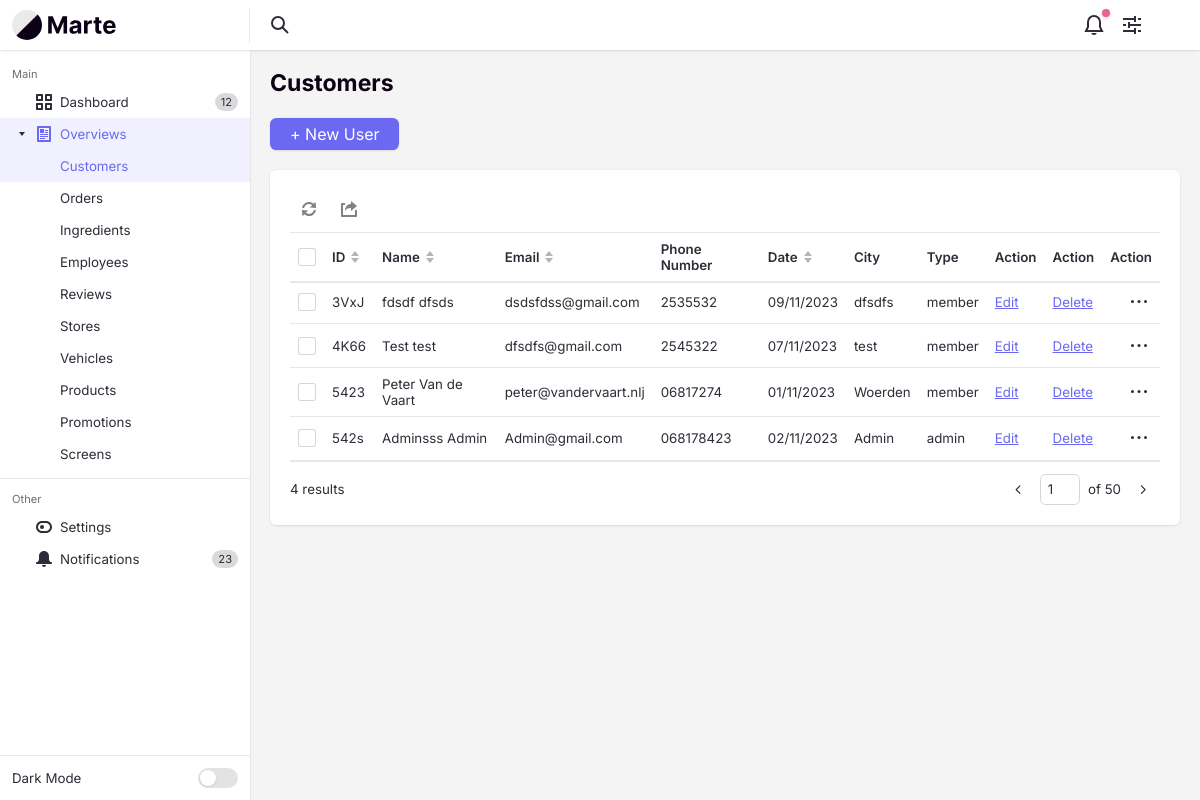
/customercontroller/overview/, run on the app's committed database.
### tables this page shows
CREATE TABLE `customers` (
  `customerId` varchar(4) NOT NULL,
  `customerFirstName` varchar(255) NOT NULL,
  `customerLastName` varchar(255) NOT NULL,
  `customerStreetName` varchar(255) NOT NULL,
  `customerZipCode` varchar(10) NOT NULL,
  `customerCity` varchar(50) NOT NULL,
  `customerEmail` varchar(255) NOT NULL,
  `customerPhone` varchar(255) NOT NULL,
  `customerType` enum('member','guest','admin') NOT NULL,
  `customerIsActive` tinyint(1) NOT NULL DEFAULT 1,
  `customerCreateDate` int(10) NOT NULL
);

### app/controllers/CustomerController.php (called while the page is built, shortened)
<?php
class CustomerController extends Controller
{
    private $customerModel;
    public function __construct()
    {
        $this->customerModel = $this->model('CustomerModel');
    }
    public function overview()
    {
        $customers = $this->customerModel->getCustomers();
        $countCustomers = count($this->customerModel->getCustomers());
        $data = [
            'customers' => $customers,
            'countCustomers' => $countCustomers,
        ];
        $this->view('backend/customer/overview', $data);
    }
}

### app/libraries/Core.php (called while the page is built, shortened)
<?php
class Core
{
    protected $currentMethod = 'index';
    public function __construct()
    {
        $url = $this->getUrl();
        $this->currentController = new $this->currentController();
        if (isset($url[1])) {
            if (method_exists($this->currentController, $url[1])) {
                $this->currentMethod = $url[1];
            } else if (!empty($url[1])) {
                require APPROOT . '/views/includes/404.php';
                exit;
            }
        }
        $this->params = $url ? [$url[2]] : [];
        call_user_func_array([$this->currentController, $this->currentMethod], $this->params);
    }
    public function getUrl()
    {
        $incoming = $_SERVER['REQUEST_URI'];
        $incoming = str_replace("/pizzapalacebackend/", "", $incoming);
        $incoming = trim($incoming, "/");
        $url = filter_var($incoming, FILTER_SANITIZE_URL);
        $url = explode('/', $url);
        $urlController = $url[0];
        $urlAction = "";
        if (array_key_exists(1, $url)) {
            $urlAction = explode('?', $url[1])[0];
        }
        $urlSlug = $url;
        $output = [$urlController, $urlAction, $urlSlug];
        return $output;
    }
}

### app/require.php (called while the page is built, shortened)
<?php
  require_once 'libraries/Core.php';
  require_once 'libraries/Controller.php';
  require_once 'libraries/Database.php';
  $init = new Core();

### public/index.php (called while the page is built)
<?php
  require_once '../app/require.php';
?>

### app/libraries/Database.php (called while the page is built, shortened)
<?php
  class Database {
    private $dbHost = DB_HOST;
    private $dbUser = DB_USER;
    private $dbPass = DB_PASS;
    private $dbName = DB_NAME;
    private $statement;
    private $dbHandler;
    public function __construct()
    {
      $conn = 'mysql:host=' . $this->dbHost . ";dbname=" . $this->dbName;
      $options = array(
        PDO::ATTR_PERSISTENT => true,
        PDO::ATTR_ERRMODE => PDO::ERRMODE_EXCEPTION,
        PDO::ATTR_EMULATE_PREPARES => false
      );
      try
      {
        $this->dbHandler = new PDO($conn, $this->dbUser, $this->dbPass, $options);
      }
      catch(PDOException $e) {
        $this->error = $e->getMessage();
        echo $this->error;
      }
    }
    public function query($sql) {
      $this->statement = $this->dbHandler->prepare($sql);
    }
    public function execute() {
      return $this->statement->execute();
    }
    public function resultSet() {
      $this->execute();
      return $this->statement->fetchAll(PDO::FETCH_OBJ);
    }
  }
?>

### app/models/CustomerModel.php (called while the page is built, shortened)
<?php
class CustomerModel
{
    private $db;
    public function __construct()
    {
        $this->db = new Database();
    }
    public function getCustomers()
    {
        $this->db->query("SELECT customerId,
                                 customerFirstName,
                                 customerLastName,
                                 customerStreetName,
                                 customerZipCode,
                                 customerCity,
                                 customerEmail,
                                 customerPhone,
                                 customerType,
                                 customerCreateDate
                                 FROM customers
                                 WHERE customerIsActive = 1");
        return $this->db->resultSet();
    }
}

### app/views/backend/customer/overview.php (the view, shortened to what this page needs)
<?php require APPROOT . '/views/includes/head.php'; ?>
<div class="margin-bottom-md">
    <h1 class="text-lg">Customers</h1>
</div>
<div class="margin-bottom-md">
    <div class="flex flex-wrap gap-sm items-center justify-between">
        <a class="btn btn--primary" href="<?= URLROOT ?>CustomerController/create">+ New User</a>
    </div>
</div>
<div class="bg radius-md padding-md inner-glow shadow-xs">
    <div class="int-table-actions padding-bottom-xxxs border-bottom border-alpha" data-table-controls="interactive-table-1">
        <menu class="menu-bar js-int-table-actions__no-items-selected js-menu-bar">
            <li class="menu-bar__item " role="menuitem">
            </li>
            <li class="menu-bar__item " role="menuitem">
                <svg class="icon menu-bar__icon" aria-hidden="true" viewBox="0 0 16 16">
                    <g>
                        <path d="M15,16H1c-0.6,0-1-0.4-1-1V3c0-0.6,0.4-1,1-1h3v2H2v10h12V9h2v6C16,15.6,15.6,16,15,16z"></path>
                        <path d="M10,3c-3.2,0-6,2.5-6,7c1.1-1.7,2.4-3,6-3v3l6-5l-6-5V3z"></path>
                    </g>
                </svg>
            </li>
        </menu>
    </div>
    <div id="interactive-table-1" class="int-table text-sm js-int-table">
        <div class="int-table__inner">
            <table class="int-table__table" aria-label="Interactive table example">
                <thead class="int-table__header js-int-table__header">
                    <tr class="int-table__row">
                        <td class="int-table__cell">
                            <div class="custom-checkbox int-table__checkbox">
                                <div class="custom-checkbox__control" aria-hidden="true"></div>
                            </div>
                        </td>
                        <th class="int-table__cell int-table__cell--th int-table__cell--sort js-int-table__cell--sort">
                            <div class="flex items-center">
                                <span>ID</span>
                                <svg class="icon icon--xxs margin-left-xxxs int-table__sort-icon" aria-hidden="true" viewBox="0 0 12 12">
                                    <polygon class="arrow-up" points="6 0 10 5 2 5 6 0" />
                                    <polygon class="arrow-down" points="6 12 2 7 10 7 6 12" />
                                </svg>
                            </div>
                        </th>
                        <th class="int-table__cell int-table__cell--th int-table__cell--sort js-int-table__cell--sort">
                            <div class="flex items-center">
                                <span>Name</span>
                                <svg class="icon icon--xxs margin-left-xxxs int-table__sort-icon" aria-hidden="true" viewBox="0 0 12 12">
                                    <polygon class="arrow-up" points="6 0 10 5 2 5 6 0" />
                                    <polygon class="arrow-down" points="6 12 2 7 10 7 6 12" />
                                </svg>
                            </div>
                        </th>
                        <th class="int-table__cell int-table__cell--th int-table__cell--sort js-int-table__cell--sort">
                            <div class="flex items-center">
                                <span>Email</span>
                                <svg class="icon icon--xxs margin-left-xxxs int-table__sort-icon" aria-hidden="true" viewBox="0 0 12 12">
                                    <polygon class="arrow-up" points="6 0 10 5 2 5 6 0" />
                                    <polygon class="arrow-down" points="6 12 2 7 10 7 6 12" />
                                </svg>
                            </div>
                        </th>
                        <th class="int-table__cell int-table__cell--th text-left">
                            Phone Number
                        </th>
                        <th class="int-table__cell int-table__cell--th int-table__cell--sort js-int-table__cell--sort" data-date-format="dd-mm-yyyy">
                            <div class="flex items-center">
                                <span>Date</span>
                                <svg class="icon icon--xxs margin-left-xxxs int-table__sort-icon" aria-hidden="true" viewBox="0 0 12 12">
                                    <polygon class="arrow-up" points="6 0 10 5 2 5 6 0" />
                                    <polygon class="arrow-down" points="6 12 2 7 10 7 6 12" />
                                </svg>
                            </div>
                        </th>
                        <th class="int-table__cell int-table__cell--th text-left">City</th>
                        <th class="int-table__cell int-table__cell--th text-left">Type</th>
                        <th class="int-table__cell int-table__cell--th text-left">
                            Action
                        </th>
                        <th class="int-table__cell int-table__cell--th text-left">
                            Action
                        </th>
                        <th class="int-table__cell int-table__cell--th text-right">Action</th>
                    </tr>
                </thead>
                <tbody class="int-table__body js-int-table__body">
                    <?php foreach ($data['customers'] as $customer) : ?>
                        <tr class="int-table__row">
                            <th class="int-table__cell" scope="row">
                                <div class="custom-checkbox int-table__checkbox">
                                    <div class="custom-checkbox__control" aria-hidden="true"></div>
                                </div>
                            </th>
                            <td class="int-table__cell"><?= $customer->customerId ?></td>
                            <td class="int-table__cell"><?= $customer->customerFirstName . " " . $customer->customerLastName ?></td>
                            <td class="int-table__cell"><?= $customer->customerEmail ?></td>
                            <td class="int-table__cell text-truncate max-width-xxxxs"><?= $customer->customerPhone ?></td>
                            <td class="int-table__cell"><?= date('d/m/Y', $customer->customerCreateDate) ?></td>
                            <td class="int-table__cell"><?= $customer->customerCity ?></td>
                            <td class="int-table__cell"><?= $customer->customerType ?></td>
                            <td class="int-table__cell"><a href="<?= URLROOT ?>CustomerController/update/<?= $customer->customerId ?>/">Edit</a></td>
                            <td class="int-table__cell"><a href="<?= URLROOT ?>CustomerController/delete/<?= $customer->customerId ?>/">Delete</a></td>
                            <td class="int-table__cell">
                                <button class="reset int-table__menu-btn margin-left-auto js-tab-focus" data-label="Edit row" aria-controls="menu-example">
                                    <svg class="icon" viewBox="0 0 16 16">
                                        <circle cx="8" cy="7.5" r="1.5" />
                                        <circle cx="1.5" cy="7.5" r="1.5" />
                                        <circle cx="14.5" cy="7.5" r="1.5" />
                                    </svg>
                                </button>
                            </td>
                        </tr>
                    <?php endforeach ?>
                </tbody>
            </table>
        </div>
    </div>
    <div class="flex items-center justify-between padding-top-sm">
        <p class="text-sm"><?= $data['countCustomers'] ?> results</p>
        <nav class="pagination text-sm" aria-label="Pagination">
            <ul class="pagination__list flex flex-wrap gap-xxxs">
                <li>
                    <a href="#0" class="pagination__item">
                        <svg class="icon" viewBox="0 0 16 16">
                            <title>Go to previous page</title>
                            <g stroke-width="1.5" stroke="currentColor">
                                <polyline fill="none" stroke="currentColor" stroke-linecap="round" stroke-linejoin="round" stroke-miterlimit="10" points="9.5,3.5 5,8 9.5,12.5 "></polyline>
                            </g>
                        </svg>
                    </a>
                </li>
                <li>
                    <span class="pagination__jumper flex items-center">
                        <input aria-label="Page number" class="form-control" type="text" id="pageNumber" name="pageNumber" value="1">
                        <em>of 50</em>
                    </span>
                </li>
                <li>
                    <a href="#0" class="pagination__item">
                        <svg class="icon" viewBox="0 0 16 16">
                            <title>Go to next page</title>
                            <g stroke-width="1.5" stroke="currentColor">
                                <polyline fill="none" stroke="currentColor" stroke-linecap="round" stroke-linejoin="round" stroke-miterlimit="10" points="6.5,3.5 11,8 6.5,12.5 "></polyline>
                            </g>
                        </svg>
                    </a>
                </li>
            </ul>
        </nav>
    </div>
</div>
<?php require APPROOT . '/views/includes/footer.php'; ?>

### data on the page
customers: customerId "3VxJ", customerFirstName "fdsdf", customerLastName "dfsds", customerEmail "dsdsfdss@gmail.com", customerPhone "2535532", customerCreateDate "09/11/2023", customerCity "dfsdfs", customerType "member"
customers: customerId "4K66", customerFirstName "Test", customerLastName "test", customerEmail "dfsdfs@gmail.com", customerPhone "2545322", customerCreateDate "07/11/2023", customerCity "test", customerType "member"
customers: customerId "5423", customerFirstName "Peter", customerLastName "Van de Vaart", customerEmail "peter@vandervaart.nlj", customerPhone "06817274", customerCreateDate "01/11/2023", customerCity "Woerden", customerType "member"
customers: customerId "542s", customerFirstName "Adminsss", customerLastName "Admin", customerEmail "Admin@gmail.com", customerPhone "068178423", customerCreateDate "02/11/2023", customerCity "Admin", customerType "admin"

### other printed values
$data['countCustomers'] "4"
